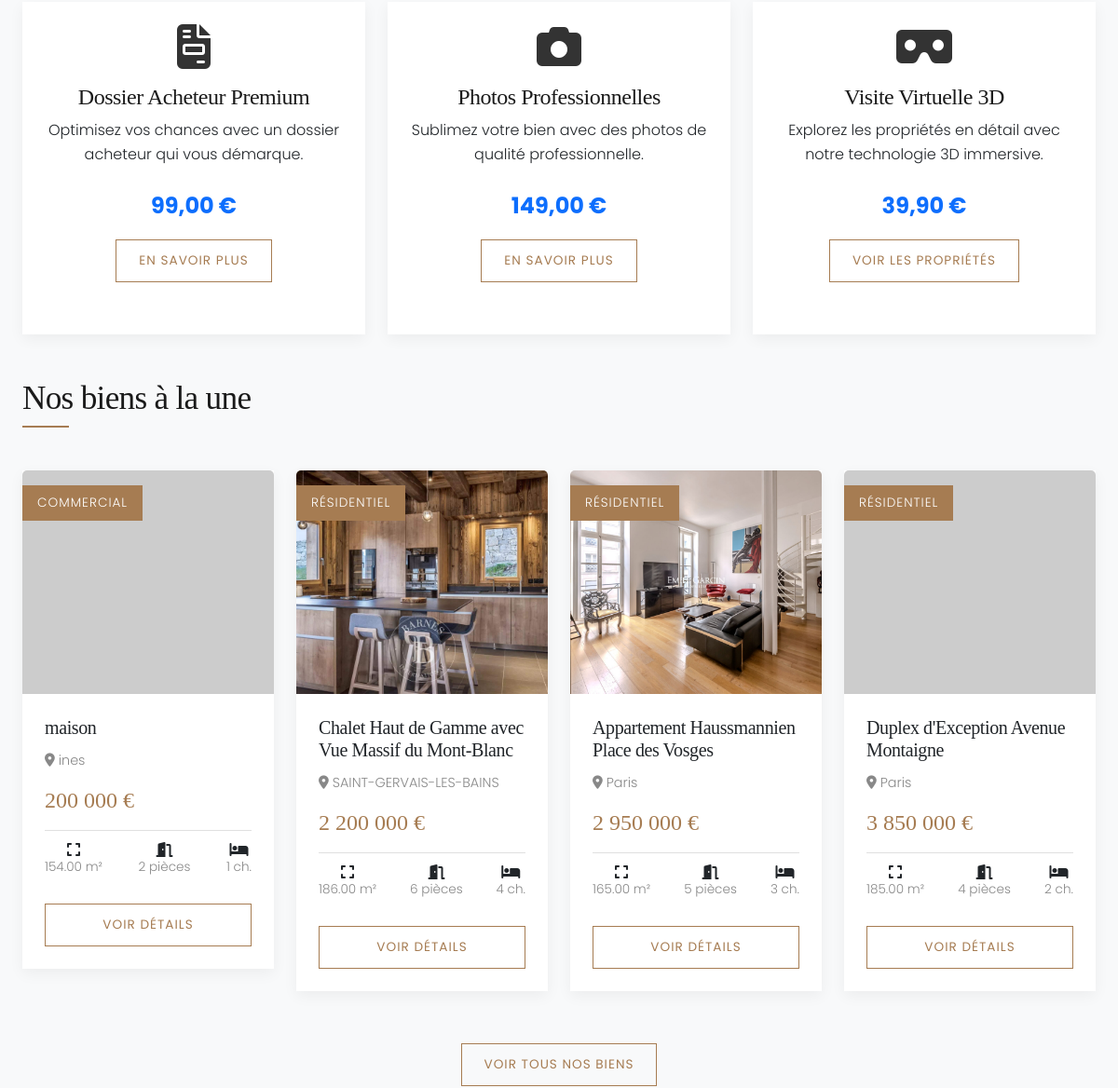
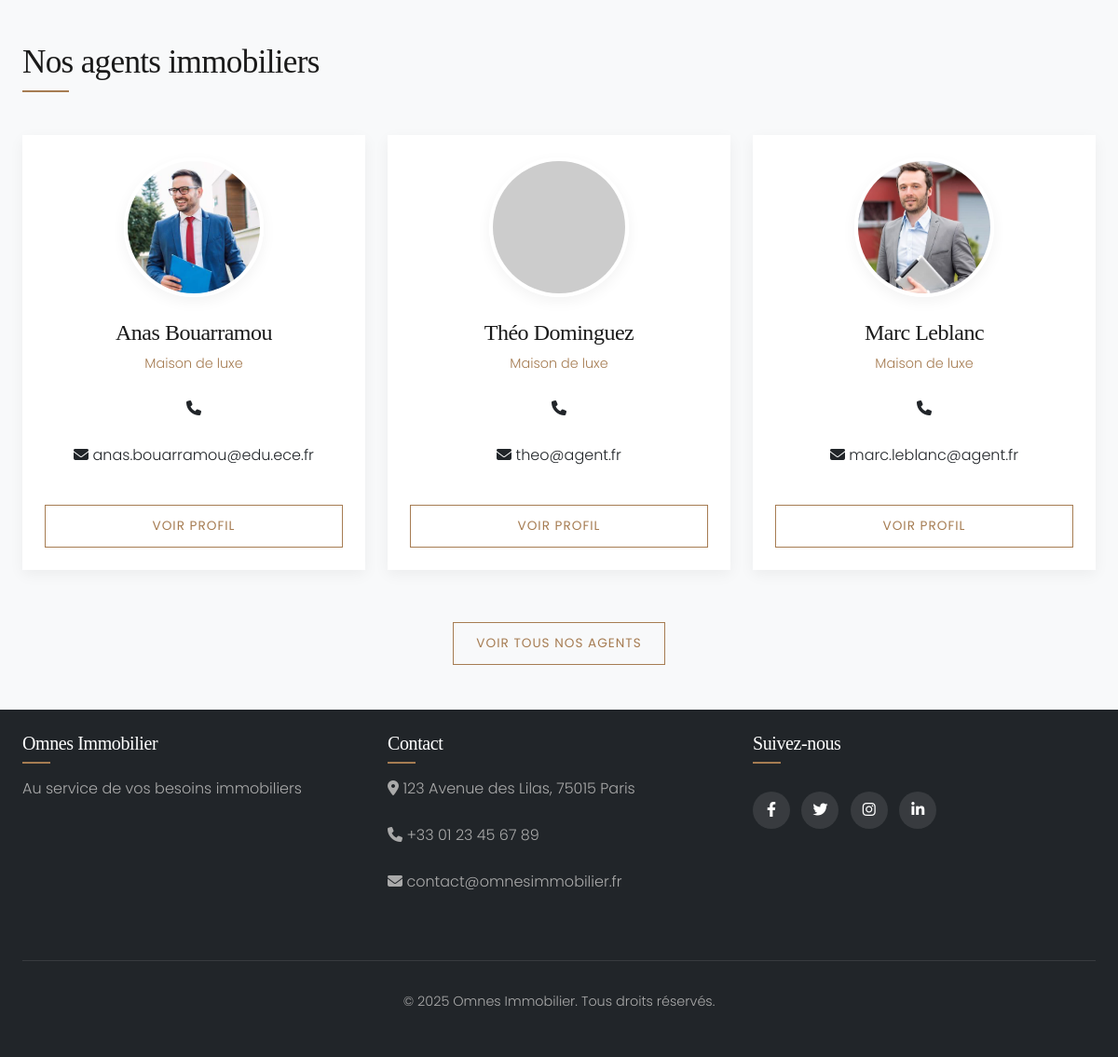
Before: / (lower part) with the older database file (2 pictures, top to bottom).
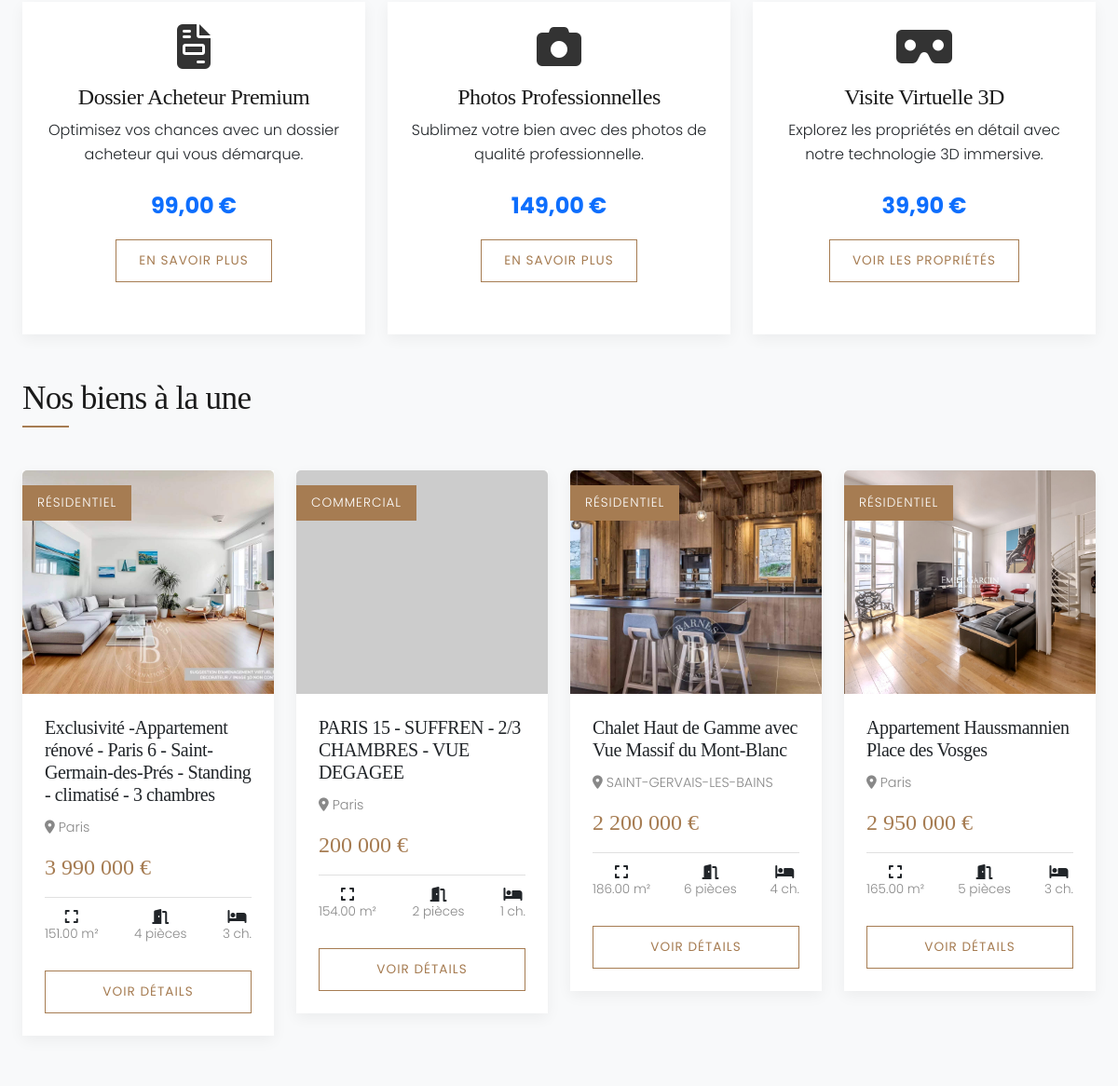
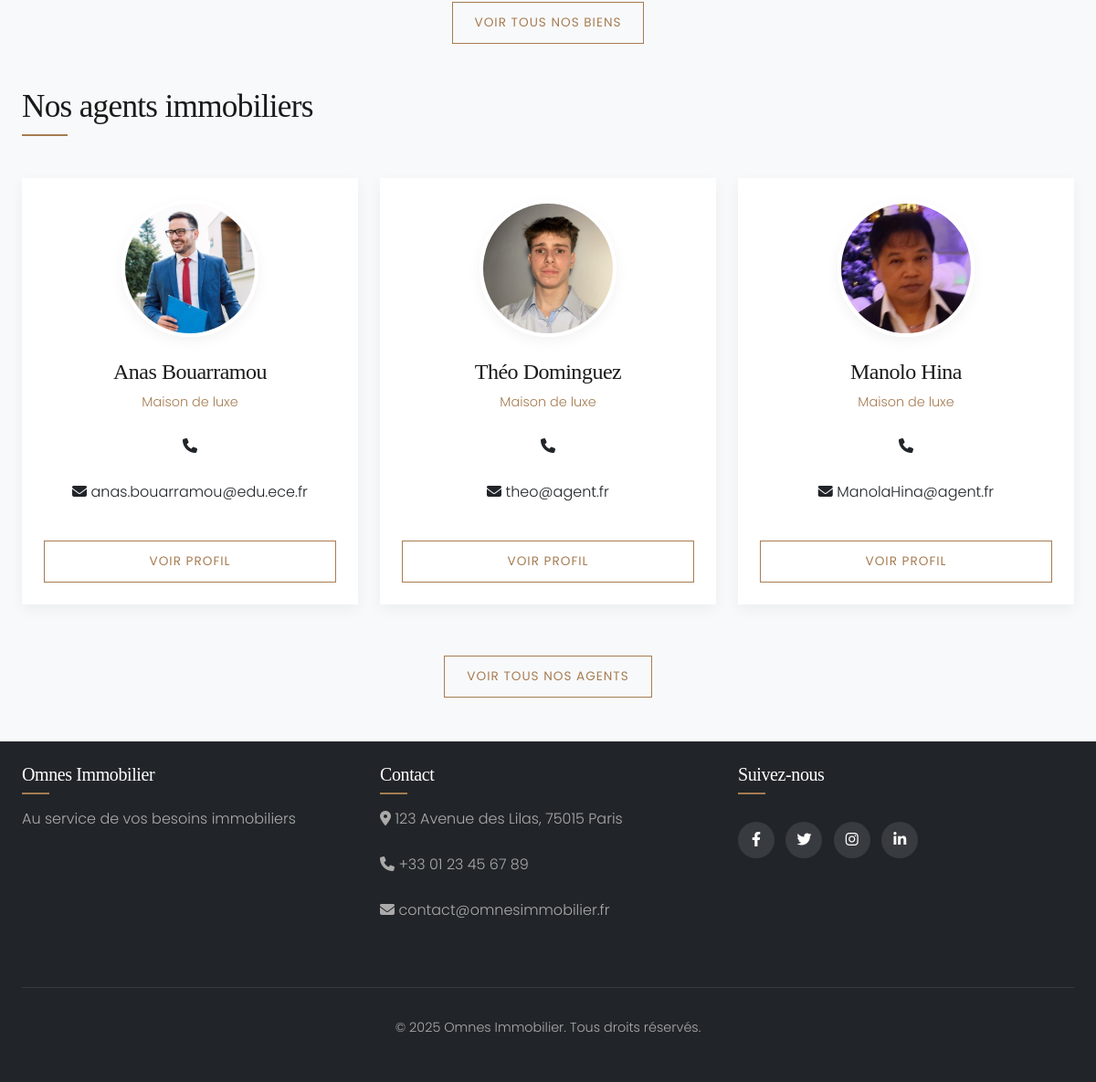
After: the same page with the newer database file (2 pictures, top to bottom).
### tables this page shows
CREATE TABLE `Propriete` (
  `id_propriete` int NOT NULL,
  `titre` varchar(255) NOT NULL,
  `description` text,
  `prix` decimal(10,2) NOT NULL,
  `surface` decimal(10,2) DEFAULT NULL,
  `nb_pieces` int DEFAULT NULL,
  `nb_chambres` int DEFAULT NULL,
  `nb_salles_bain` int DEFAULT NULL,
  `etage` int DEFAULT NULL,
  `balcon` tinyint(1) DEFAULT '0',
  `parking` tinyint(1) DEFAULT '0',
  `ascenseur` tinyint(1) DEFAULT '0',
  `adresse` varchar(255) NOT NULL,
  `ville` varchar(100) NOT NULL,
  `code_postal` varchar(20) NOT NULL,
  `pays` varchar(50) NOT NULL,
  `statut` enum('disponible','vendu','loué') DEFAULT 'disponible',
  `type_propriete` enum('résidentiel','commercial','terrain','location') NOT NULL,
  `date_ajout` datetime DEFAULT CURRENT_TIMESTAMP,
  `id_agent` int NOT NULL
);

CREATE TABLE `Media` (
  `id_media` int NOT NULL,
  `id_propriete` int NOT NULL,
  `type` enum('photo','video') NOT NULL,
  `url_path` varchar(255) NOT NULL,
  `est_principale` tinyint(1) DEFAULT '0',
  `titre` varchar(255) DEFAULT NULL
);

CREATE TABLE `Agent_Immobilier` (
  `id_agent` int NOT NULL,
  `id_utilisateur` int NOT NULL,
  `specialite` varchar(100) DEFAULT NULL,
  `biographie` text,
  `cv_path` varchar(255) DEFAULT NULL,
  `photo_path` varchar(255) DEFAULT NULL
);

CREATE TABLE `Utilisateur` (
  `id_utilisateur` int NOT NULL,
  `email` varchar(100) NOT NULL,
  `mot_de_passe` varchar(255) NOT NULL,
  `nom` varchar(50) NOT NULL,
  `prenom` varchar(50) NOT NULL,
  `telephone` varchar(20) DEFAULT NULL,
  `date_inscription` datetime DEFAULT CURRENT_TIMESTAMP,
  `type_utilisateur` enum('client','agent','admin') NOT NULL,
  `statut` enum('actif','inactif') DEFAULT 'actif'
);

### config/init.php (called while the page is built, shortened)
<?php
require_once BASE_PATH . 'config/database.php';
spl_autoload_register(function($class_name) {
    $class_file = BASE_PATH . 'classes/' . $class_name . '.php';
});
function format_price($price) {
    return number_format($price, 0, ',', ' ') . ' €';
}

### classes/database.php (called while the page is built, shortened)
<?php
class Database {
    private $dbh;
    private $stmt;
    public function __construct() {
        $this->host = DB_HOST;
        $this->port = DB_PORT;
        $this->user = DB_USER;
        $this->pass = DB_PASS;
        $this->dbname = DB_NAME;
        $dsn = 'mysql:host=' . $this->host . ';port=' . $this->port . ';dbname=' . $this->dbname . ';charset=utf8mb4';
        $options = array(
            PDO::ATTR_PERSISTENT => true,
            PDO::ATTR_ERRMODE => PDO::ERRMODE_EXCEPTION,
            PDO::ATTR_DEFAULT_FETCH_MODE => PDO::FETCH_OBJ
        );
        try {
            $this->dbh = new PDO($dsn, $this->user, $this->pass, $options);
        } catch(PDOException $e) {
            $this->error = $e->getMessage();
            error_log("Erreur de connexion à la base de données : " . $this->error);
            throw new Exception("Erreur de connexion à la base de données");
        }
    }
    public function query($query) {
        $this->stmt = $this->dbh->prepare($query);
    }
    public function bind($param, $value, $type = null) {
        if (is_null($type)) {
            switch (true) {
                case is_int($value):
                    $type = PDO::PARAM_INT;
                    break;
            }
        }
        $this->stmt->bindValue($param, $value, $type);
    }
    public function execute() {
        try {
            return $this->stmt->execute();
        } catch(PDOException $e) {
            $this->error = $e->getMessage();
            error_log("Erreur d'exécution de requête : " . $this->error);
            return false;
        }
    }
    public function resultSet() {
        $this->execute();
        return $this->stmt->fetchAll();
    }
}
?>

### classes/Property.php (called while the page is built, shortened)
<?php
class Property {
    private $db;
    public function __construct() {
        $this->db = new Database();
    }
    public function getAllProperties() {
        $this->db->query('SELECT * FROM Propriete WHERE statut = "disponible" ORDER BY date_ajout DESC');
        return $this->db->resultSet();
    }
    public function getMedia($id_propriete) {
        $this->db->query('SELECT * FROM Media WHERE id_propriete = :id_propriete');
        $this->db->bind(':id_propriete', $id_propriete);
        return $this->db->resultSet();
    }
}
?>

### classes/Agent.php (called while the page is built, shortened)
<?php
class Agent {
    private $db;
    public function __construct() {
        $this->db = new Database();
    }
    public function getAllAgents() {
        try {
            $this->db->query('SELECT a.*, u.nom, u.prenom, u.email, u.telephone
                            FROM Agent_Immobilier a
                            INNER JOIN Utilisateur u ON a.id_utilisateur = u.id_utilisateur
                            ORDER BY u.nom, u.prenom');
            return $this->db->resultSet();
        } catch (Exception $e) {
            error_log("Exception lors de la récupération de tous les agents: " . $e->getMessage());
            return [];
        }
    }
}
?>

### index.php (the view, shortened to what the changed rows need)
<?php
require_once BASE_PATH . 'config/init.php';
include BASE_PATH . 'includes/header.php';
require_once BASE_PATH . 'classes/Property.php';
require_once BASE_PATH . 'classes/Agent.php';
$property = new Property();
$agent = new Agent();
$featured_properties = $property->getAllProperties();
if (count($featured_properties) > 4) {
    $featured_properties = array_slice($featured_properties, 0, 4);
}
$agents = $agent->getAllAgents();
if (count($agents) > 3) {
    $agents = array_slice($agents, 0, 3);
}
?>
<section class="featured-properties mt-5">
    <h2 class="section-title" data-aos="fade-up">Nos biens à la une</h2>
    <div class="row mt-3">
        <?php if (!empty($featured_properties)) : ?>
            <?php foreach ($featured_properties as $index => $prop) : ?>
                <div class="col-md-3" data-aos="fade-up" data-aos-delay="<?php echo $index * 100; ?>">
                    <div class="card property-card">
                        <?php
                        $medias = $property->getMedia($prop->id_propriete);
                        $image_path = !empty($medias) && isset($medias[0]->url_path) ? $medias[0]->url_path : '/omnes-immobilier/assets/img/properties/default.jpg';
                        ?>
                        <img src="<?php echo $image_path; ?>" class="card-img-top" alt="<?php echo $prop->titre; ?>" onerror="this.src='https://via.placeholder.com/300x200?text=Propriété'">
                        <?php if ($prop->type_propriete) : ?>
                            <div class="property-tag"><?php echo ucfirst($prop->type_propriete); ?></div>
                        <?php endif; ?>
                        <div class="card-body">
                            <h5 class="card-title"><?php echo $prop->titre; ?></h5>
                            <p class="property-location"><i class="fas fa-map-marker-alt"></i> <?php echo $prop->ville; ?></p>
                            <?php if ($prop->type_propriete !== 'location') : ?>
                                <p class="property-price"><?php echo format_price($prop->prix); ?></p>
                            <?php else : ?>
                                <p class="property-price"><?php echo format_price($prop->prix); ?>/mois</p>
                            <?php endif; ?>
                            <div class="property-features">
                                <div class="property-feature">
                                    <i class="fas fa-expand"></i>
                                    <span><?php echo $prop->surface; ?> m²</span>
                                </div>
                                <div class="property-feature">
                                    <i class="fas fa-door-open"></i>
                                    <span><?php echo $prop->nb_pieces; ?> pièces</span>
                                </div>
                                <div class="property-feature">
                                    <i class="fas fa-bed"></i>
                                    <span><?php echo $prop->nb_chambres; ?> ch.</span>
                                </div>
                            </div>
                            <a href="property-detail.php?id=<?php echo $prop->id_propriete; ?>" class="btn btn-outline-primary w-100 mt-3">Voir détails</a>
                        </div>
                    </div>
                </div>
            <?php endforeach; ?>
        <?php endif; ?>
    </div>
</section>
<section class="featured-agents mt-5">
    <h2 class="section-title" data-aos="fade-up">Nos agents immobiliers</h2>
    <div class="row mt-3">
        <?php if (!empty($agents)) : ?>
            <?php foreach ($agents as $index => $agent_item) : ?>
                <div class="col-md-4" data-aos="fade-up" data-aos-delay="<?php echo $index * 100; ?>">
                    <div class="card agent-card">
                        <div class="card-body">
                            <?php if ($agent_item->photo_path) : ?>
                                <img src="<?php echo $agent_item->photo_path; ?>" class="agent-img" alt="<?php echo $agent_item->prenom . ' ' . $agent_item->nom; ?>" onerror="this.src='https://via.placeholder.com/150x150?text=Agent'">
                            <?php else : ?>
                                <img src="/omnes-immobilier/assets/img/agents/default.jpg" class="agent-img" alt="<?php echo $agent_item->prenom . ' ' . $agent_item->nom; ?>" onerror="this.src='https://via.placeholder.com/150x150?text=Agent'">
                            <?php endif; ?>
                            <h4 class="agent-name"><?php echo $agent_item->prenom . ' ' . $agent_item->nom; ?></h4>
                            <p class="agent-title"><?php echo $agent_item->specialite; ?></p>
                            <div class="agent-contact">
                                <p><i class="fas fa-phone"></i> <?php echo $agent_item->telephone; ?></p>
                                <p><i class="fas fa-envelope"></i> <?php echo $agent_item->email; ?></p>
                            </div>
                            <a href="agent-profile.php?id=<?php echo $agent_item->id_agent; ?>" class="btn btn-outline-primary w-100 mt-3">Voir profil</a>
                        </div>
                    </div>
                </div>
            <?php endforeach; ?>
        <?php endif; ?>
    </div>
</section>
<?php include BASE_PATH . 'includes/footer.php'; ?>

Changed rows visible on the page:
no longer on this page (row unchanged): propriete: type_propriete "RÉSIDENTIEL", titre "Duplex d'Exception Avenue Montaigne", ville "Paris", prix "3 850 000 €", surface "185.00", nb_pieces "4", nb_chambres "2"
no longer on this page (row unchanged): agent_immobilier: photo_path (picture), id_utilisateur.prenom "Marc", id_utilisateur.nom "Leblanc", specialite "Maison de luxe", id_utilisateur.email "marc.leblanc@agent.fr"
added propriete: media.url_path (picture), type_propriete "RÉSIDENTIEL", titre "Exclusivité -Appartement rénové - Paris 6 - Saint-Germain-des-Prés - Standing - climatisé - 3 chambres", ville "Paris", prix "3 990 000 €", surface "151.00", nb_pieces "4", nb_chambres "3"
changed propriete "COMMERCIAL": titre "maison" → "PARIS 15 - SUFFREN - 2/3 CHAMBRES - VUE DEGAGEE"; ville "ines" → "Paris"
changed agent_immobilier "Théo": photo_path: picture added
added agent_immobilier: photo_path (picture), id_utilisateur.prenom "Manolo", id_utilisateur.nom "Hina", specialite "Maison de luxe", id_utilisateur.email "ManolaHina@agent.fr"
